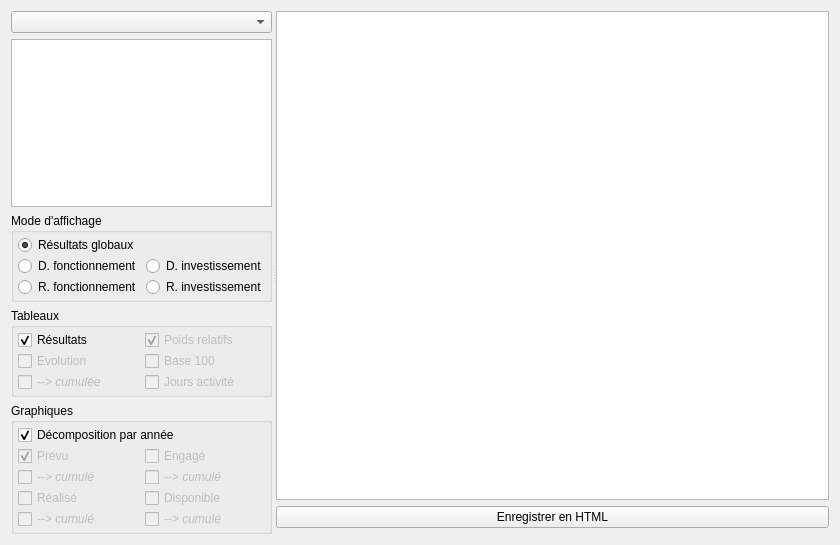
<?xml version="1.0" encoding="UTF-8"?>
<ui version="4.0">
 <class>FormTablesGraphics</class>
 <widget class="QWidget" name="FormTablesGraphics">
  <property name="geometry">
   <rect>
    <x>0</x>
    <y>0</y>
    <width>840</width>
    <height>545</height>
   </rect>
  </property>
  <property name="windowTitle">
   <string>Explorateur d'audits</string>
  </property>
  <layout class="QVBoxLayout" name="verticalLayout_4">
   <item>
    <widget class="QSplitter" name="splitter">
     <property name="orientation">
      <enum>Qt::Horizontal</enum>
     </property>
     <widget class="QWidget" name="layoutWidget1">
      <layout class="QVBoxLayout" name="verticalLayout">
       <item>
        <widget class="QComboBox" name="comboListAudits"/>
       </item>
       <item>
        <widget class="QTreeView" name="treeView">
         <property name="editTriggers">
          <set>QAbstractItemView::NoEditTriggers</set>
         </property>
         <property name="showDropIndicator" stdset="0">
          <bool>false</bool>
         </property>
         <attribute name="headerVisible">
          <bool>false</bool>
         </attribute>
        </widget>
       </item>
       <item>
        <widget class="QGroupBox" name="groupBoxMode">
         <property name="title">
          <string>Mode d'affichage</string>
         </property>
         <layout class="QGridLayout" name="gridLayout_3">
          <property name="leftMargin">
           <number>4</number>
          </property>
          <property name="topMargin">
           <number>2</number>
          </property>
          <property name="rightMargin">
           <number>2</number>
          </property>
          <property name="bottomMargin">
           <number>2</number>
          </property>
          <property name="horizontalSpacing">
           <number>4</number>
          </property>
          <property name="verticalSpacing">
           <number>1</number>
          </property>
          <item row="2" column="0">
           <widget class="QRadioButton" name="radioButtonRF">
            <property name="text">
             <string>R. fonctionnement</string>
            </property>
           </widget>
          </item>
          <item row="1" column="1">
           <widget class="QRadioButton" name="radioButtonDI">
            <property name="text">
             <string>D. investissement</string>
            </property>
           </widget>
          </item>
          <item row="2" column="1">
           <widget class="QRadioButton" name="radioButtonRI">
            <property name="text">
             <string>R. investissement</string>
            </property>
           </widget>
          </item>
          <item row="0" column="0" colspan="2">
           <widget class="QRadioButton" name="radioButtonGlobal">
            <property name="text">
             <string>Résultats globaux</string>
            </property>
            <property name="checked">
             <bool>true</bool>
            </property>
           </widget>
          </item>
          <item row="1" column="0">
           <widget class="QRadioButton" name="radioButtonDF">
            <property name="text">
             <string>D. fonctionnement</string>
            </property>
           </widget>
          </item>
         </layout>
        </widget>
       </item>
       <item>
        <widget class="QGroupBox" name="groupBoxTables">
         <property name="title">
          <string>Tableaux</string>
         </property>
         <layout class="QGridLayout" name="gridLayout">
          <property name="leftMargin">
           <number>4</number>
          </property>
          <property name="topMargin">
           <number>2</number>
          </property>
          <property name="rightMargin">
           <number>2</number>
          </property>
          <property name="bottomMargin">
           <number>2</number>
          </property>
          <property name="horizontalSpacing">
           <number>4</number>
          </property>
          <property name="verticalSpacing">
           <number>1</number>
          </property>
          <item row="2" column="0">
           <widget class="QCheckBox" name="checkBoxEvolution">
            <property name="enabled">
             <bool>false</bool>
            </property>
            <property name="text">
             <string>Evolution</string>
            </property>
           </widget>
          </item>
          <item row="3" column="1">
           <widget class="QCheckBox" name="checkBoxJoursAct">
            <property name="enabled">
             <bool>false</bool>
            </property>
            <property name="text">
             <string>Jours activité</string>
            </property>
           </widget>
          </item>
          <item row="0" column="1">
           <widget class="QCheckBox" name="checkBoxPoidsRelatif">
            <property name="enabled">
             <bool>false</bool>
            </property>
            <property name="text">
             <string>Poids relatifs</string>
            </property>
            <property name="checked">
             <bool>true</bool>
            </property>
           </widget>
          </item>
          <item row="0" column="0">
           <widget class="QCheckBox" name="checkBoxResults">
            <property name="enabled">
             <bool>true</bool>
            </property>
            <property name="text">
             <string>Résultats</string>
            </property>
            <property name="checked">
             <bool>true</bool>
            </property>
           </widget>
          </item>
          <item row="3" column="0">
           <widget class="QCheckBox" name="checkBoxEvolutionCumul">
            <property name="enabled">
             <bool>false</bool>
            </property>
            <property name="font">
             <font>
              <italic>true</italic>
             </font>
            </property>
            <property name="text">
             <string>--&gt; cumulée</string>
            </property>
           </widget>
          </item>
          <item row="2" column="1">
           <widget class="QCheckBox" name="checkBoxBase100">
            <property name="enabled">
             <bool>false</bool>
            </property>
            <property name="text">
             <string>Base 100</string>
            </property>
           </widget>
          </item>
         </layout>
        </widget>
       </item>
       <item>
        <widget class="QGroupBox" name="groupBoxGraphics">
         <property name="title">
          <string>Graphiques</string>
         </property>
         <layout class="QGridLayout" name="gridLayout_2">
          <property name="leftMargin">
           <number>4</number>
          </property>
          <property name="topMargin">
           <number>2</number>
          </property>
          <property name="rightMargin">
           <number>2</number>
          </property>
          <property name="bottomMargin">
           <number>2</number>
          </property>
          <property name="horizontalSpacing">
           <number>4</number>
          </property>
          <property name="verticalSpacing">
           <number>1</number>
          </property>
          <item row="0" column="0" colspan="2">
           <widget class="QCheckBox" name="checkBoxRecapGraph">
            <property name="text">
             <string>Décomposition par année</string>
            </property>
            <property name="checked">
             <bool>true</bool>
            </property>
           </widget>
          </item>
          <item row="1" column="0">
           <widget class="QCheckBox" name="checkBoxPrevu">
            <property name="enabled">
             <bool>false</bool>
            </property>
            <property name="text">
             <string>Prévu</string>
            </property>
            <property name="checked">
             <bool>true</bool>
            </property>
           </widget>
          </item>
          <item row="1" column="1">
           <widget class="QCheckBox" name="checkBoxEngage">
            <property name="enabled">
             <bool>false</bool>
            </property>
            <property name="text">
             <string>Engagé</string>
            </property>
           </widget>
          </item>
          <item row="2" column="0">
           <widget class="QCheckBox" name="checkBoxPrevuCumul">
            <property name="enabled">
             <bool>false</bool>
            </property>
            <property name="font">
             <font>
              <italic>true</italic>
             </font>
            </property>
            <property name="text">
             <string>--&gt; cumulé</string>
            </property>
           </widget>
          </item>
          <item row="3" column="0">
           <widget class="QCheckBox" name="checkBoxRealise">
            <property name="enabled">
             <bool>false</bool>
            </property>
            <property name="text">
             <string>Réalisé</string>
            </property>
           </widget>
          </item>
          <item row="4" column="0">
           <widget class="QCheckBox" name="checkBoxRealiseCumul">
            <property name="enabled">
             <bool>false</bool>
            </property>
            <property name="font">
             <font>
              <italic>true</italic>
             </font>
            </property>
            <property name="text">
             <string>--&gt; cumulé</string>
            </property>
           </widget>
          </item>
          <item row="2" column="1">
           <widget class="QCheckBox" name="checkBoxEngageCumul">
            <property name="enabled">
             <bool>false</bool>
            </property>
            <property name="font">
             <font>
              <italic>true</italic>
             </font>
            </property>
            <property name="text">
             <string>--&gt; cumulé</string>
            </property>
           </widget>
          </item>
          <item row="3" column="1">
           <widget class="QCheckBox" name="checkBoxDisponible">
            <property name="enabled">
             <bool>false</bool>
            </property>
            <property name="text">
             <string>Disponible</string>
            </property>
           </widget>
          </item>
          <item row="4" column="1">
           <widget class="QCheckBox" name="checkBoxDisponibleCumul">
            <property name="enabled">
             <bool>false</bool>
            </property>
            <property name="font">
             <font>
              <italic>true</italic>
             </font>
            </property>
            <property name="text">
             <string>--&gt; cumulé</string>
            </property>
           </widget>
          </item>
         </layout>
        </widget>
       </item>
      </layout>
     </widget>
     <widget class="QWidget" name="layoutWidget">
      <layout class="QGridLayout" name="gridLayout_4">
       <item row="1" column="0" colspan="2">
        <widget class="QTextEdit" name="textEdit">
         <property name="acceptDrops">
          <bool>false</bool>
         </property>
         <property name="undoRedoEnabled">
          <bool>false</bool>
         </property>
         <property name="readOnly">
          <bool>true</bool>
         </property>
         <property name="textInteractionFlags">
          <set>Qt::NoTextInteraction</set>
         </property>
        </widget>
       </item>
       <item row="4" column="0" colspan="2">
        <widget class="QCustomPlot" name="plotG1G8" native="true"/>
       </item>
       <item row="0" column="0" colspan="2">
        <spacer name="horizontalSpacer">
         <property name="orientation">
          <enum>Qt::Horizontal</enum>
         </property>
         <property name="sizeHint" stdset="0">
          <size>
           <width>680</width>
           <height>0</height>
          </size>
         </property>
        </spacer>
       </item>
       <item row="2" column="0" colspan="2">
        <widget class="QPushButton" name="saveButton">
         <property name="text">
          <string>Enregistrer en HTML</string>
         </property>
        </widget>
       </item>
      </layout>
     </widget>
    </widget>
   </item>
  </layout>
 </widget>
 <customwidgets>
  <customwidget>
   <class>QCustomPlot</class>
   <extends>QWidget</extends>
   <header>QCustomPlot/qcustomplot.h</header>
   <container>1</container>
  </customwidget>
 </customwidgets>
 <resources/>
 <connections/>
</ui>
